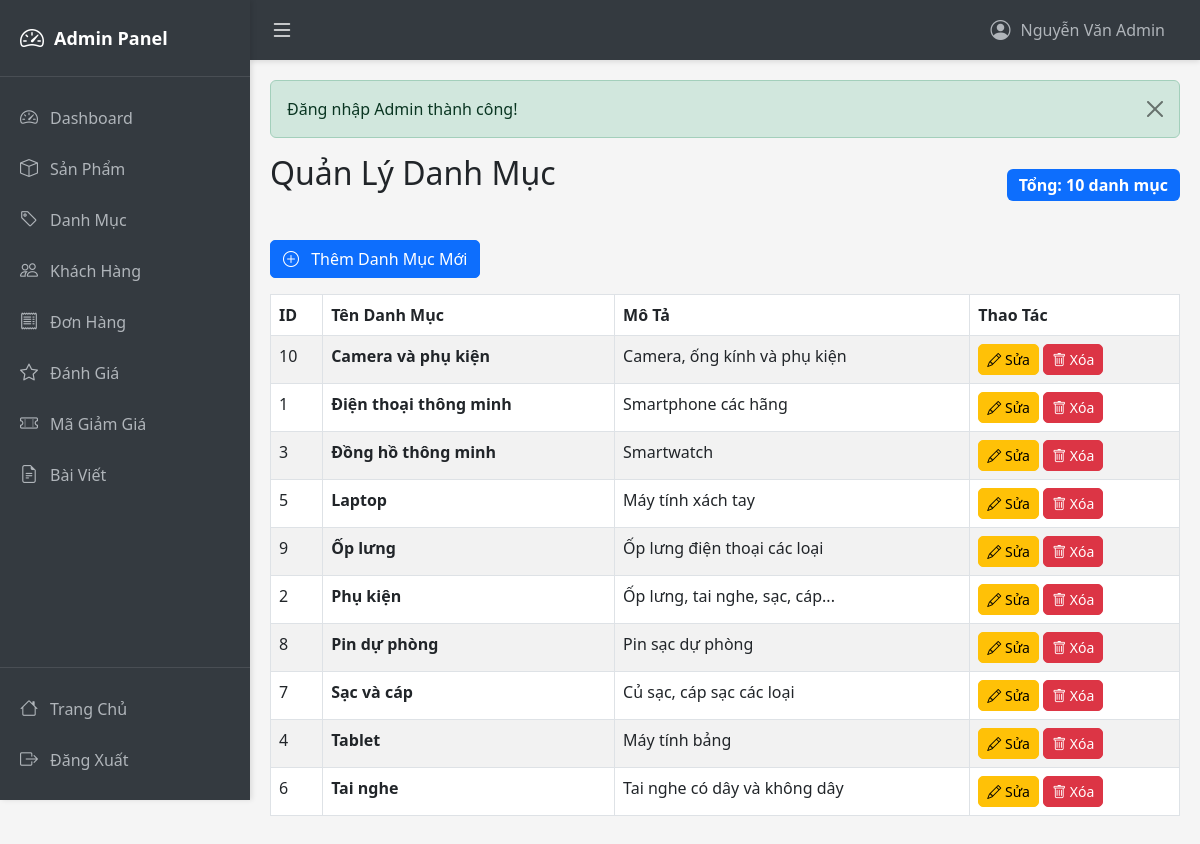
Page /admin/categories (signed in) on the committed database.
### tables this page shows
CREATE TABLE Categories (
  category_id INT AUTO_INCREMENT PRIMARY KEY,
  category_name VARCHAR(100),
  description TEXT
);

### controllers/AdminController.php (called while the page is built, shortened)
<?php
class AdminController extends BaseController {
    private $productModel;
    public function __construct() {
        $this->productModel = new ProductModel();
    }
    public function categories() {
        $categories = $this->productModel->getAllCategories();
        $data = [
            'categories' => $categories,
            'pageTitle' => 'Quản Lý Danh Mục'
        ];
        $this->view('admin/categories/index', $data, true);
    }
}
?>

### models/BaseModel.php (called while the page is built, shortened)
<?php
class BaseModel {
    public function __construct() {
        $db = new Database();
        $this->conn = $db->getConnection();
    }
}
?>

### config/database.php (called while the page is built, shortened)
<?php
class Database {
    private $host = "localhost";
    private $db_name = "inventory_system";
    private $username = "root";
    private $password = "";
    public function getConnection() {
        $this->conn = null;
        try {
            $this->conn = new PDO(
                "mysql:host=" . $this->host . ";dbname=" . $this->db_name . ";charset=utf8mb4",
                $this->username,
                $this->password
            );
            $this->conn->setAttribute(PDO::ATTR_ERRMODE, PDO::ERRMODE_EXCEPTION);
            $this->conn->setAttribute(PDO::ATTR_DEFAULT_FETCH_MODE, PDO::FETCH_ASSOC);
        } catch(PDOException $e) {
            echo "Connection error: " . $e->getMessage();
        }
        return $this->conn;
    }
}
?>

### models/ProductModel.php (called while the page is built, shortened)
<?php
class ProductModel extends BaseModel {
    public function getAllCategories() {
        $sql = "SELECT * FROM Categories ORDER BY category_name";
        $stmt = $this->conn->prepare($sql);
        $stmt->execute();
        return $stmt->fetchAll();
    }
}
?>

### views/admin/categories/index.php (the view)
<?php
require_once dirname(dirname(__DIR__)) . "/admin/layouts/header.php";
?>
<div class="d-flex justify-content-between align-items-center mb-4">
    <h2 class="mb-4">Quản Lý Danh Mục</h2>
    <span class="badge bg-primary fs-6">
        Tổng: <?= count($categories) ?> danh mục
    </span>
</div>
<div class="mb-3">
    <a href="<?= BASE_URL ?>admin/categoryCreate" class="btn btn-primary">
        <i class="bi bi-plus-circle me-2"></i> Thêm Danh Mục Mới
    </a>
</div>
<div class="table-responsive">
    <table class="table table-striped table-bordered">
        <thead>
            <tr>
                <th>ID</th>
                <th>Tên Danh Mục</th>
                <th>Mô Tả</th>
                <th>Thao Tác</th>
            </tr>
        </thead>
        <tbody>
            <?php if (empty($categories)): ?>
            <tr>
                <td colspan="4" class="text-center">Chưa có danh mục nào</td>
            </tr>
            <?php else: ?>
                <?php foreach ($categories as $category): ?>
                <tr>
                    <td><?= $category['category_id'] ?></td>
                    <td><strong><?= htmlspecialchars($category['category_name']) ?></strong></td>
                    <td><?= htmlspecialchars($category['description'] ?? '') ?></td>
                    <td>
                        <a href="<?= BASE_URL ?>admin/categoryEdit/<?= $category['category_id'] ?>" class="btn btn-sm btn-warning">
                            <i class="bi bi-pencil"></i> Sửa
                        </a>
                        <a href="<?= BASE_URL ?>admin/categoryDelete/<?= $category['category_id'] ?>"
                           class="btn btn-sm btn-danger"
                           onclick="return confirm('Bạn có chắc muốn xóa danh mục này? Lưu ý: Không thể xóa nếu đang có sản phẩm sử dụng.')">
                            <i class="bi bi-trash"></i> Xóa
                        </a>
                    </td>
                </tr>
                <?php endforeach; ?>
            <?php endif; ?>
        </tbody>
    </table>
</div>
<?php require_once dirname(dirname(__DIR__)) . "/admin/layouts/footer.php"; ?>

### public/css/admin.css (style rules this page uses)
:root { --sidebar-width: 250px; --sidebar-collapsed-width: 70px; --topbar-height: 60px; --primary-color: #343a40; --secondary-color: #495057; --accent-color: #007bff; }
* { margin: 0; padding: 0; box-sizing: border-box; }
body { background-color: #f5f5f5; display: flex; flex-direction: column; }
.table { background-color: white; }
.table thead { background-color: #f8f9fa; }
.btn { border-radius: 5px; }
.badge { padding: 0.5em 0.75em; }

### rows in the picture
categories: category_id "10", category_name "Camera và phụ kiện", description "Camera, ống kính và phụ kiện"
categories: category_id "1", category_name "Điện thoại thông minh", description "Smartphone các hãng"
categories: category_id "3", category_name "Đồng hồ thông minh", description "Smartwatch"
categories: category_id "5", category_name "Laptop", description "Máy tính xách tay"
categories: category_id "9", category_name "Ốp lưng", description "Ốp lưng điện thoại các loại"
categories: category_id "2", category_name "Phụ kiện", description "Ốp lưng, tai nghe, sạc, cáp..."
categories: category_id "8", category_name "Pin dự phòng", description "Pin sạc dự phòng"
categories: category_id "7", category_name "Sạc và cáp", description "Củ sạc, cáp sạc các loại"
categories: category_id "4", category_name "Tablet", description "Máy tính bảng"
categories: category_id "6", category_name "Tai nghe", description "Tai nghe có dây và không dây"

### other values in the picture
$_SESSION['admin_name'] "Nguyễn Văn Admin"
$_SESSION['success'] "Đăng nhập Admin thành công!"
count($categories) "10"
